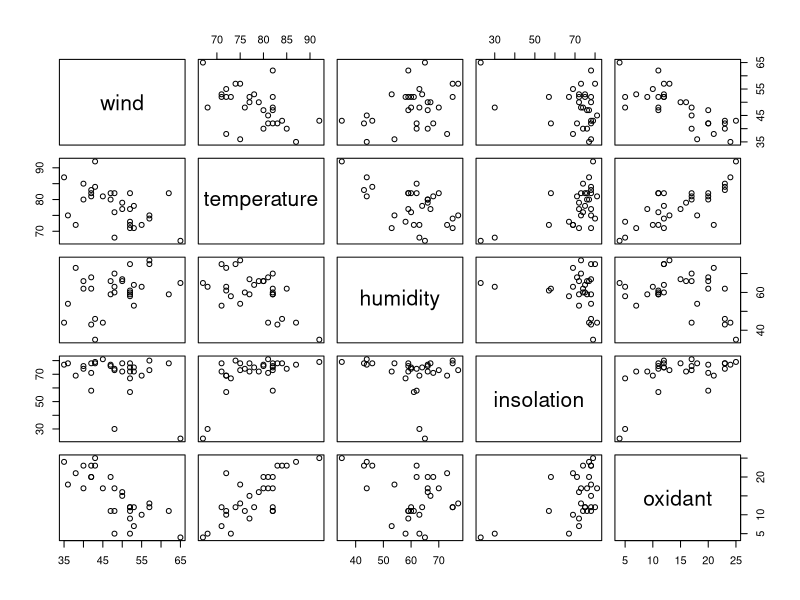
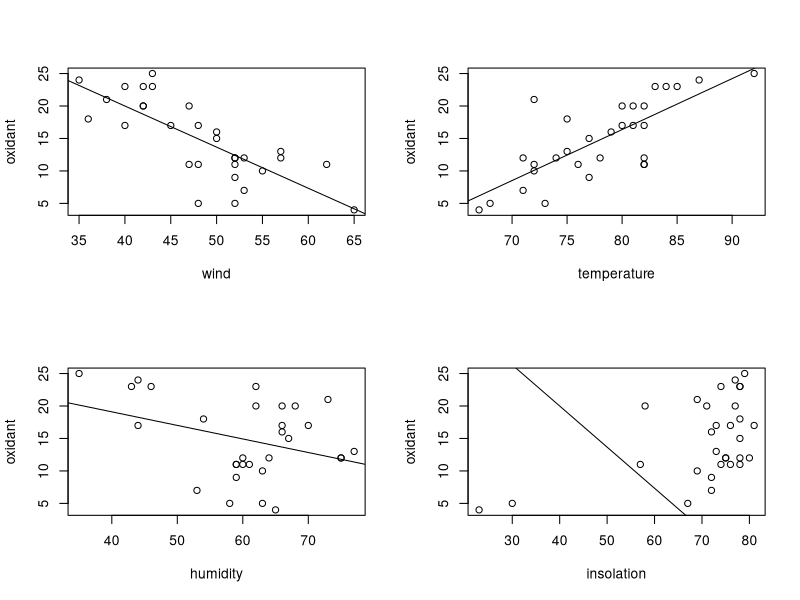
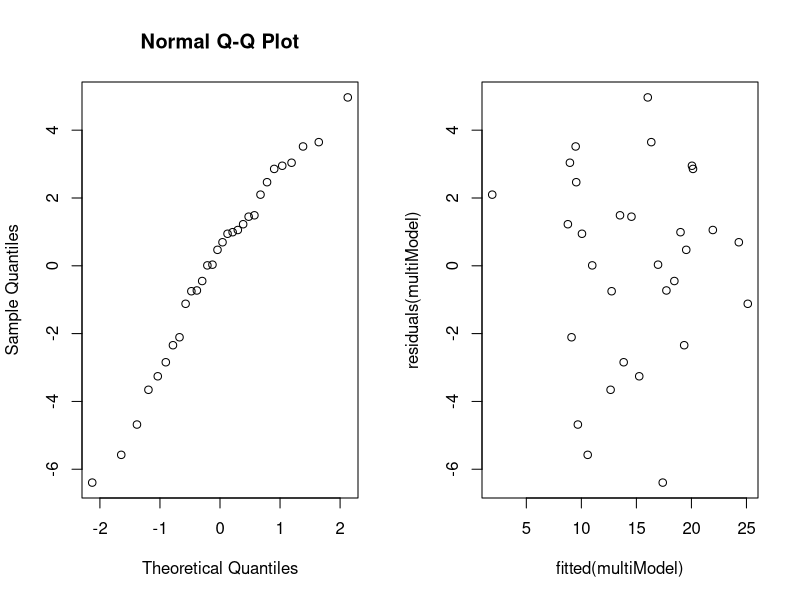
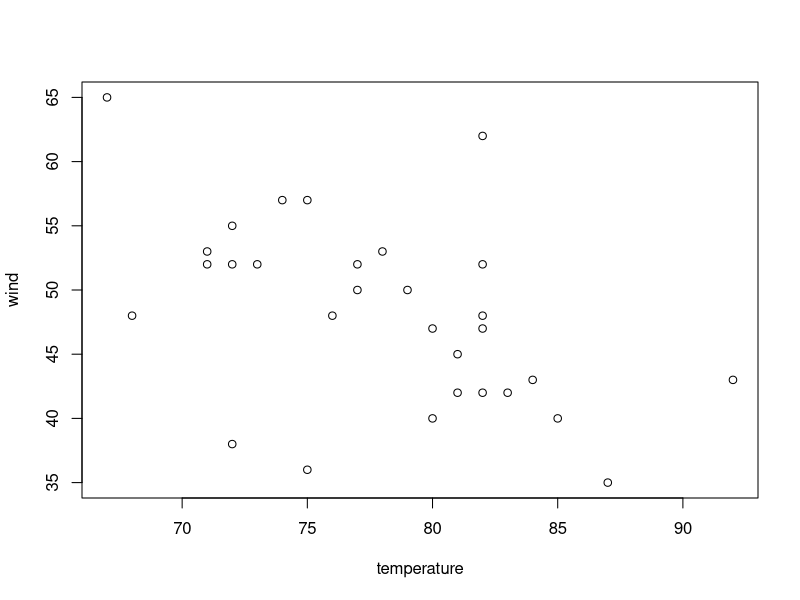
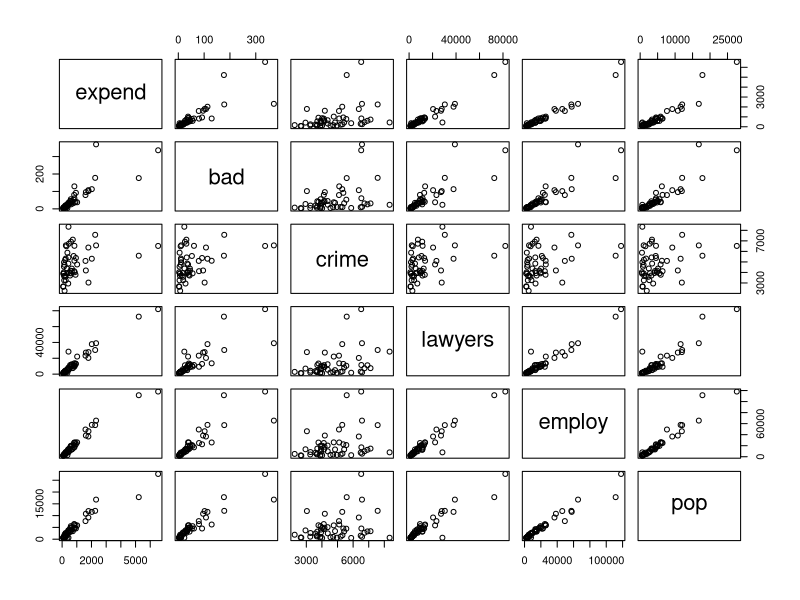
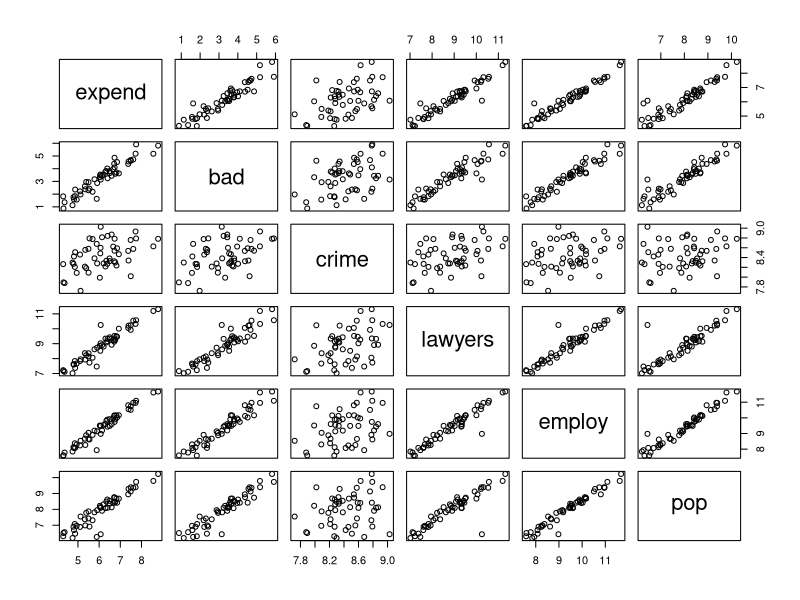
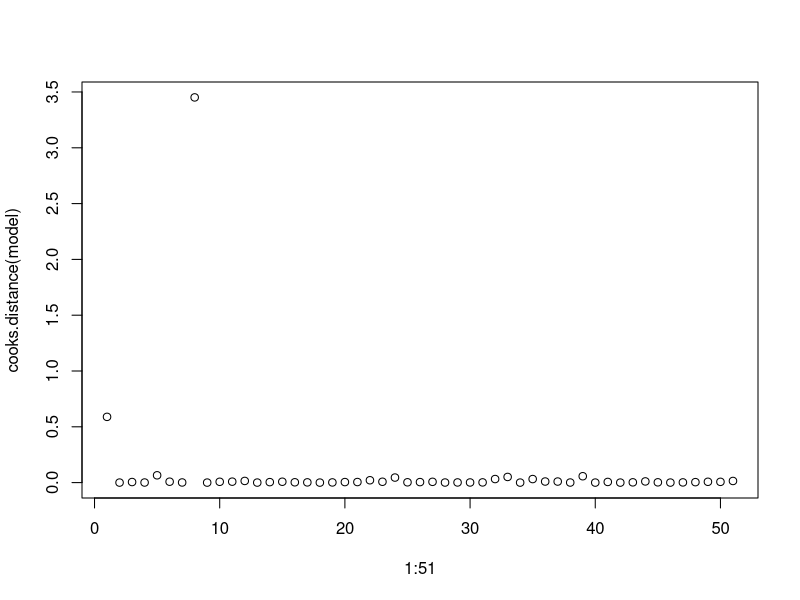
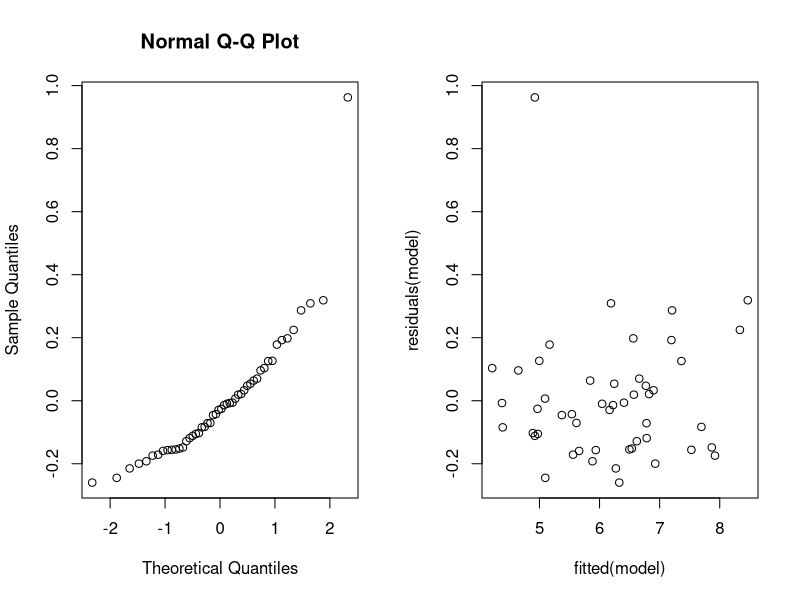

These charts were generated, in order, by the following R code:
## ---- chunk 1
knitr::opts_chunk$set(echo = TRUE)
## ---- chunk 2
airPollution = read.table("./data/airpollution.txt", header = TRUE)
pairs(~ wind + temperature + humidity + insolation + oxidant, data = airPollution)
## ---- chunk 3
model1 = lm(oxidant ~ wind, data = airPollution)
model2 = lm(oxidant ~ temperature, data = airPollution)
model3 = lm(oxidant ~ humidity, data = airPollution)
model4 = lm(oxidant ~ insolation, data = airPollution)

par(mfrow=c(2,2))
plot(oxidant ~ wind, data = airPollution); abline(model1)
plot(oxidant ~ temperature, data = airPollution); abline(model2)
plot(oxidant ~ humidity, data = airPollution); abline(model3)
plot(oxidant ~ insolation, data = airPollution); abline(model1)

sum1 = summary(model1)
sum2 = summary(model2)
sum3 = summary(model3)
sum4 = summary(model4)
## ---- chunk 4
stepUpModel1 = lm(oxidant ~ wind + temperature, data = airPollution)
stepUpSum1 = summary(stepUpModel1)
stepUpModel = lm(oxidant ~ wind + humidity, data = airPollution)
stepUpSum2 = summary(stepUpModel)
stepUpModel = lm(oxidant ~ wind + insolation, data = airPollution)
stepUpSum3 = summary(stepUpModel)
## ---- chunk 5
stepUpModel = lm(oxidant ~ wind + temperature + humidity, data = airPollution)
stepUpSum4 = summary(stepUpModel)
stepUpModel = lm(oxidant ~ wind + temperature + insolation, data = airPollution)
stepUpSum5 = summary(stepUpModel)
## ---- chunk 6
multiModel = lm(oxidant ~ wind + temperature + humidity + insolation, data = airPollution)
multiSum = summary(multiModel)
round(multiSum$coefficients, 6)
## ---- chunk 7
multiModel = lm(oxidant ~ wind + temperature + humidity, data = airPollution)
multiSum = summary(multiModel)
round(multiSum$coefficients, 6)
## ---- chunk 8
multiModel = lm(oxidant ~ wind + temperature, data = airPollution)
multiSum = summary(multiModel)
round(multiSum$coefficients, 6)
## ---- chunk 9
par(mfrow=c(1,2))
qqnorm(residuals(multiModel))
plot(fitted(multiModel), residuals(multiModel))
## ---- chunk 10
par(mfrow=c(1,1))
plot(wind ~ temperature, data = airPollution)

mdl = lm(wind ~ temperature, data = airPollution)
mdlsm = summary(mdl)
## ---- chunk 11
expensesCrime = read.table("./data/expensescrime.txt", header = TRUE)
pairs(expensesCrime[-1])
expensesCrime[-1] = log(expensesCrime[-1])
## ---- chunk 12
pairs(expensesCrime[-1])
## ---- chunk 13
model = lm(expend ~ bad + crime + lawyers + employ + pop, data = expensesCrime[-1])
round(cooks.distance(model), 3)
plot(1:51, cooks.distance(model))
## ---- chunk 14
rows = round(cooks.distance(model), 3) > 1
expensesCrime[rows,]
## ---- chunk 15
newData = expensesCrime[!rows, ]
model = lm(expend ~ crime + lawyers + employ, data = newData)
summary(model)
## ---- chunk 16
modelA = lm(employ ~ lawyers, data = newData)
sumA = summary(modelA)
## ---- chunk 17
model = lm(expend ~ crime + employ, data = newData)
summary(model)
## ---- chunk 18
par(mfrow=c(1,2))
qqnorm(residuals(model))
plot(fitted(model), residuals(model))
